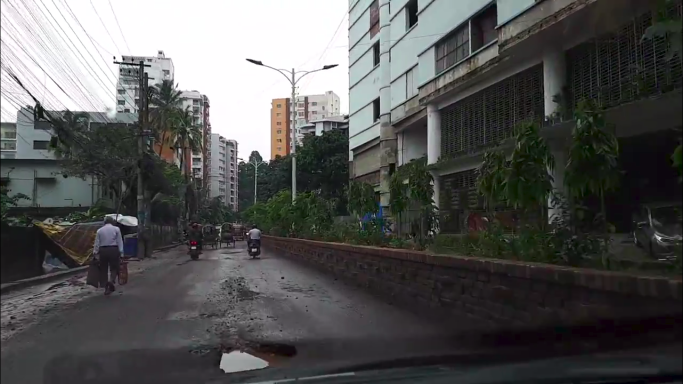
#> input picture aa.png, 1366 x 768 px (shown at 1/2 size)
$ python new_poths.py
#> lines starting #> are read from the running program, lines starting #| are printed output that depends on the picture; after the words box and inside, x2 and y2 are one past the last pixel; in counts of white or black regions, pixels touching at a corner belong together
import cv2
import pickle
import numpy as np
import os
import matplotlib.pyplot as plt1
from skimage import feature
import matplotlib.pyplot as plt2

def nothing(x):
	pass


cv2.namedWindow("Trackbar")

cv2.createTrackbar("L-H", "Trackbar", 0 , 179, nothing)
cv2.createTrackbar("L-s", "Trackbar", 0 , 255, nothing)
cv2.createTrackbar("L-V", "Trackbar", 0 , 255, nothing)
cv2.createTrackbar("U-H", "Trackbar", 179 , 179, nothing)
cv2.createTrackbar("U-S", "Trackbar", 255 , 255, nothing)
cv2.createTrackbar("U-V", "Trackbar", 255 , 255, nothing)
cv2.createTrackbar("TH", "Trackbar", 0 , 179, nothing)


def describe(image,numPoints,radius, eps=1e-7):

        lbp = feature.local_binary_pattern(image, numPoints,
            radius, method="default")
        (hist, _) = np.histogram(lbp.ravel(),
            bins=np.arange(0, numPoints + 3),
            range=(0, numPoints + 2))

        hist = hist.astype("float")
        hist /= (hist.sum() + eps)

        return hist,lbp

def cannys(gray):
	# gray = cv2.cvtColor(image, cv2.COLOR_BGR2GRAY)
	blur = cv2.GaussianBlur(gray,(5,5),0)
	canny = cv2.Canny(blur,100,150)
	return canny

def roi(frame):
	height, width, _ = frame.shape
	points = np.array([
		[(0,height),(120,350),(220,350),(470,height)] ])


	mask = np.zeros((height, width), np.uint8)
	cv2.polylines(mask, np.int32([points]), True, 255, 2)
	cv2.fillPoly(mask, np.int32([points]), 255)
	masked_image = cv2.bitwise_and(frame, frame, mask=mask)


	return masked_image


if __name__ == '__main__':


    while True:
        frame = cv2.imread("aa.png")
#> frame is the input picture: shape (768, 1366, 3); mean B, G, R 83.8, 84.7, 84.4


        frame = cv2.resize(frame,(512,512))
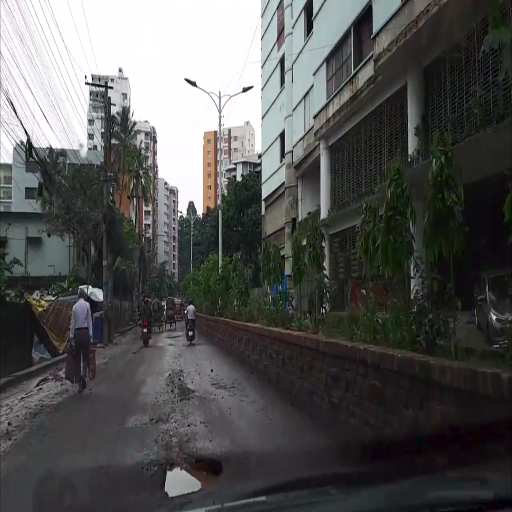
#> frame: shape (512, 512, 3); mean B, G, R 83.8, 84.7, 84.4
        cv2.imshow("frames",frame)
        load_frame = np.copy(roi(frame))
#> in roi, `cv2.polylines(mask, np.int32([points]), True, 255, 2)`:
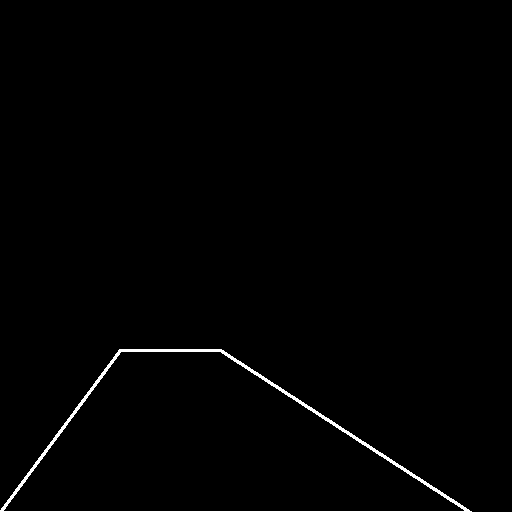
#> mask: shape (512, 512); 0.92% white; 1 white region, box (x1, y1, x2, y2) and area: (0, 349, 472, 512) 2416
#> in roi, `cv2.fillPoly(mask, np.int32([points]), 255)`:
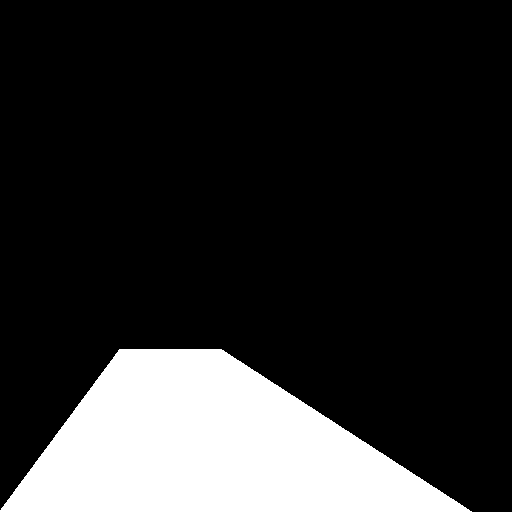
#> mask: shape (512, 512); 17.9% white; 1 white region, box (x1, y1, x2, y2) and area: (0, 349, 472, 512) 46917
#> in roi, `masked_image = cv2.bitwise_and(frame, frame, mask=mask)`:
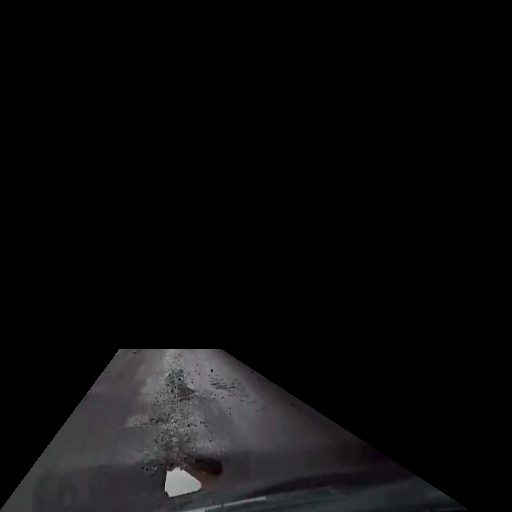
#> masked_image: shape (512, 512, 3); mean B, G, R 11.5, 10.9, 11.2


        gray = cv2.cvtColor(load_frame, cv2.COLOR_BGR2GRAY)
        canny = cannys(gray)
#> in cannys, `canny = cv2.Canny(blur,100,150)`: canny: shape (512, 512); 0.37% white in thin lines or dots, all inside (x1, y1, x2, y2) = (0, 348, 453, 512)

        # frame = cv2.GaussianBlur(frame,(5,5),0)
        hsv_frame = cv2.cvtColor(load_frame, cv2.COLOR_BGR2HSV)
#> hsv_frame: shape (512, 512, 3); mean H, S, V 23.7, 4.2, 11.6


        l_h = cv2.getTrackbarPos("L-H","Trackbar")
        l_s = cv2.getTrackbarPos("L-S","Trackbar")
        l_v = cv2.getTrackbarPos("L-V","Trackbar")
        u_h = cv2.getTrackbarPos("U-H","Trackbar")
        u_s = cv2.getTrackbarPos("U-S","Trackbar")
        u_v = cv2.getTrackbarPos("U-V","Trackbar")


        # low_red = np.array([0, 16, 13])
        # high_red = np.array([30, 53, 195])
        low_red = np.array([l_h, l_s, l_v])
        high_red = np.array([u_h, u_s, u_v])
        red_mask = cv2.inRange(hsv_frame, low_red, high_red)
#> red_mask: shape (512, 512); every value is 255
        red = cv2.bitwise_and(load_frame, load_frame, mask=red_mask)


        gray = cv2.cvtColor(red, cv2.COLOR_BGR2GRAY)
        hist,lbp = describe(gray,24,8)
#> in describe, `lbp = feature.local_binary_pattern(image, numPoints, radius, method="d..`:
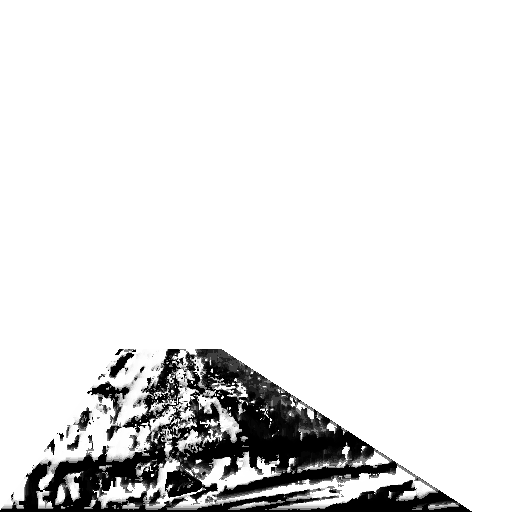
#> lbp: shape (512, 512) float64; min 0, max 16777215, mean 15021112.9; drawn with min black and max white
#> in describe, `(hist, _) = np.histogram(lbp.ravel(), bins=np.arange(0, numPoints + 3)..`: hist = 26 values, max 1053 at index 0, min 0 at index 11, mean 62.65
#> in describe, `hist /= (hist.sum() + eps)`: hist = 26 values, max 0.646 at index 0, min 0 at index 11, mean 0.0385

        cv2.imshow("lbp",lbp.astype("uint8"))

        # canny2 = cannys(lbp.astype("uint8"))
        cv2.imshow("canny",canny)
        cv2.imshow("s",red)
        img = lbp.astype('uint8')

        canny2 = cannys(img)
#> in cannys (call 2), `blur = cv2.GaussianBlur(gray,(5,5),0)`:
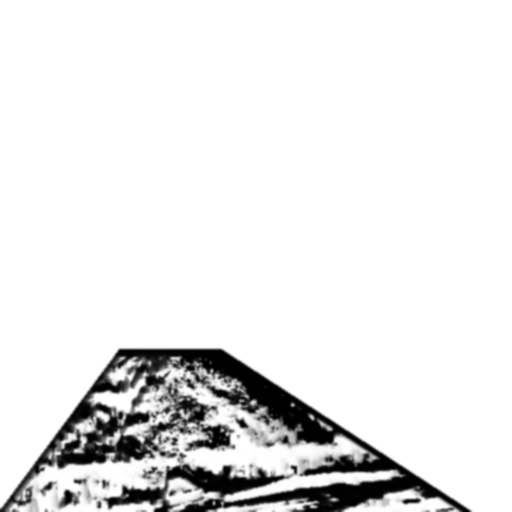
#> blur: shape (512, 512); min 0, max 255, mean 232.1
#> in cannys (call 2), `canny = cv2.Canny(blur,100,150)`:
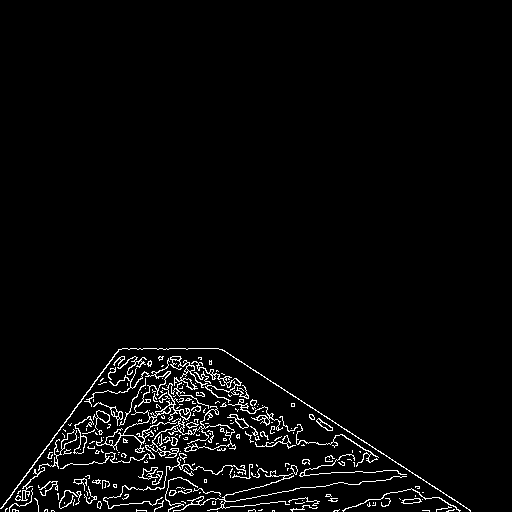
#> canny: shape (512, 512); 3.1% white in thin lines or dots, all inside (x1, y1, x2, y2) = (0, 348, 471, 512)
        cv2.imshow("canny2",img)

        k = cv2.waitKey(30)
#> (key Esc is pressed here)

        if k%256 == 27:
            print("Escape hit, closing...")
            break

cv2.destroyAllWindows()

$ run again, with 112.png copied over aa.png
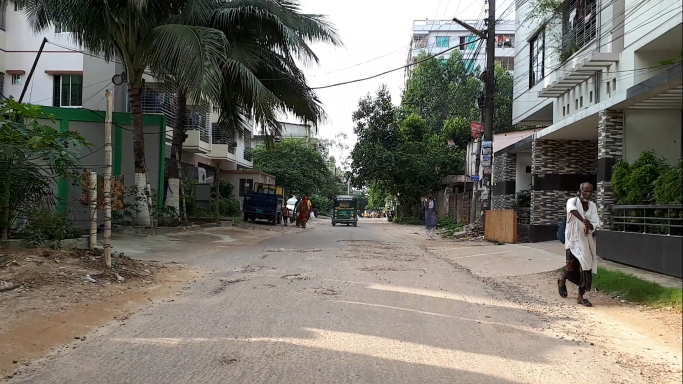
#> input picture 112.png, 1366 x 768 px (shown at 1/2 size)
#> frame is the input picture: shape (768, 1366, 3); mean B, G, R 105.1, 114, 117.1
#> frame: shape (512, 512, 3)
#> canny: shape (512, 512); 0.6% white in thin lines or dots, all inside (x1, y1, x2, y2) = (0, 348, 471, 512)
#> hsv_frame: shape (512, 512, 3); mean H, S, V 2.4, 6.7, 30.8
#> red_mask: shape (512, 512); every value is 255
#> in describe, `lbp = feature.local_binary_pattern(image, numPoints, radius, method="d..`:
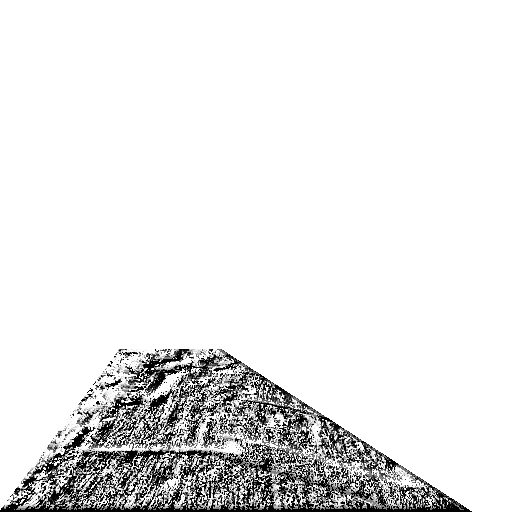
#> lbp: shape (512, 512) float64; min 0, max 16777215, mean 15264601.2; drawn with min black and max white
#> in describe, `(hist, _) = np.histogram(lbp.ravel(), bins=np.arange(0, numPoints + 3)..`: hist = 26 values, max 2407 at index 0, min 1 at index 11, mean 125.8
#> in describe, `hist /= (hist.sum() + eps)`: hist = 26 values, max 0.736 at index 0, min 0.000306 at index 11, mean 0.0385
#> in cannys (call 2), `canny = cv2.Canny(blur,100,150)`:
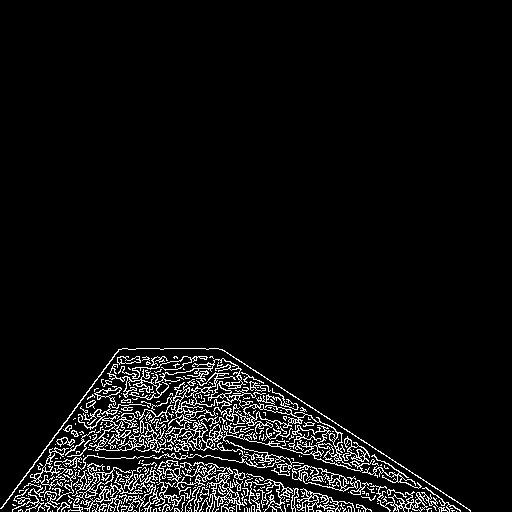
#> canny: shape (512, 512); 5.5% white in thin lines or dots, all inside (x1, y1, x2, y2) = (0, 348, 471, 512)

$ run again, with image3.png copied over aa.png
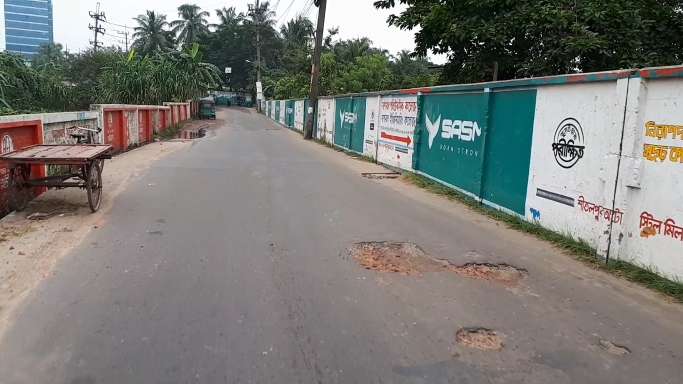
#> input picture image3.png, 1366 x 768 px (shown at 1/2 size)
#> frame is the input picture: shape (768, 1366, 3); mean B, G, R 119.8, 124.4, 124.2
#> frame: shape (512, 512, 3)
#> canny: shape (512, 512); 0.31% white in thin lines or dots, all inside (x1, y1, x2, y2) = (0, 348, 471, 512)
#> hsv_frame: shape (512, 512, 3); mean H, S, V 19.1, 2.5, 22.5
#> red_mask: shape (512, 512); every value is 255
#> in describe, `lbp = feature.local_binary_pattern(image, numPoints, radius, method="d..`:
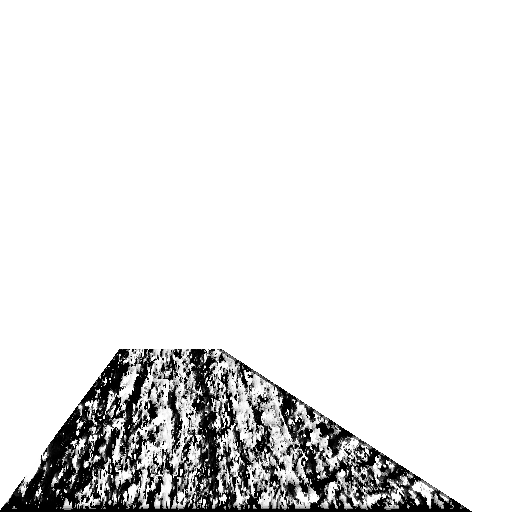
#> lbp: shape (512, 512) float64; min 0, max 16777215, mean 15049978.7; drawn with min black and max white
#> in describe, `(hist, _) = np.histogram(lbp.ravel(), bins=np.arange(0, numPoints + 3)..`: hist = 26 values, max 1816 at index 0, min 1 at index 21, mean 89.5
#> in describe, `hist /= (hist.sum() + eps)`: hist = 26 values, max 0.78 at index 0, min 0.00043 at index 21, mean 0.0385
#> in cannys (call 2), `canny = cv2.Canny(blur,100,150)`:
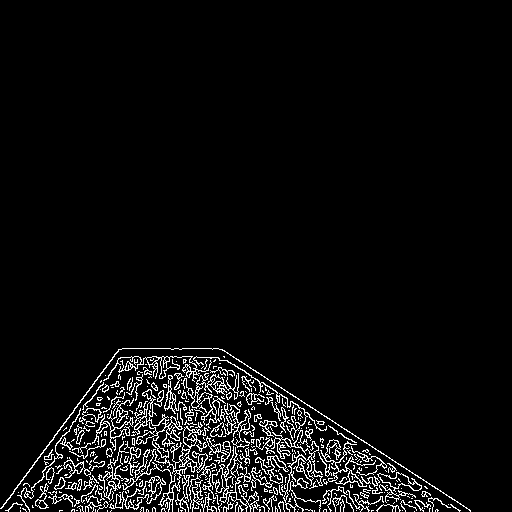
#> canny: shape (512, 512); 5.1% white in thin lines or dots, all inside (x1, y1, x2, y2) = (0, 348, 471, 512)

$ run again, with image4.png copied over aa.png
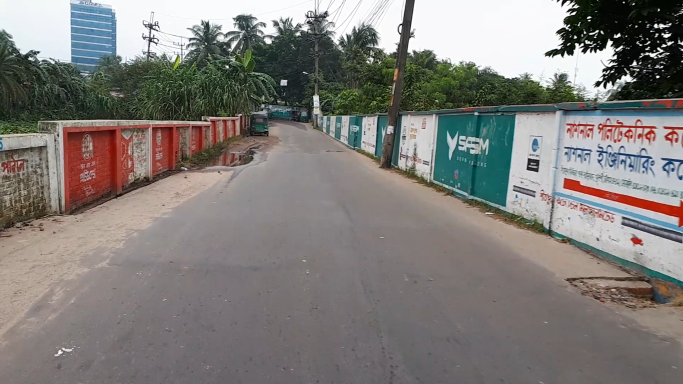
#> input picture image4.png, 1366 x 768 px (shown at 1/2 size)
#> frame is the input picture: shape (768, 1366, 3); mean B, G, R 121.8, 125.1, 128.4
#> frame: shape (512, 512, 3)
#> canny: shape (512, 512); 0.31% white in thin lines or dots, all inside (x1, y1, x2, y2) = (0, 348, 471, 512)
#> hsv_frame: shape (512, 512, 3); mean H, S, V 23.8, 2.4, 20.6
#> red_mask: shape (512, 512); every value is 255
#> in describe, `(hist, _) = np.histogram(lbp.ravel(), bins=np.arange(0, numPoints + 3)..`: hist = 26 values, max 1678 at index 0, min 0 at index 19, mean 81.5
#> in describe, `hist /= (hist.sum() + eps)`: hist = 26 values, max 0.792 at index 0, min 0 at index 19, mean 0.0385
#> in cannys (call 2), `canny = cv2.Canny(blur,100,150)`:
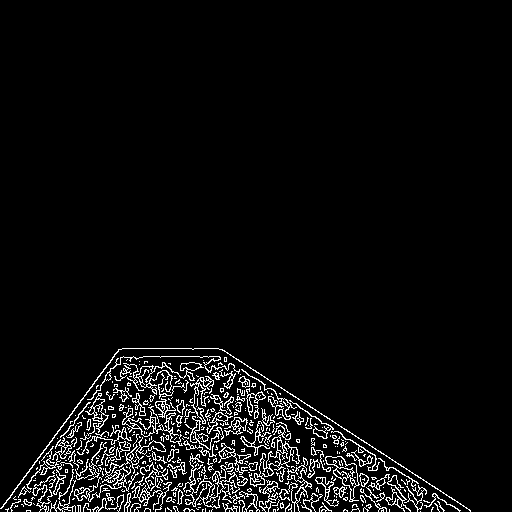
#> canny: shape (512, 512); 5% white in thin lines or dots, all inside (x1, y1, x2, y2) = (0, 348, 471, 512)
